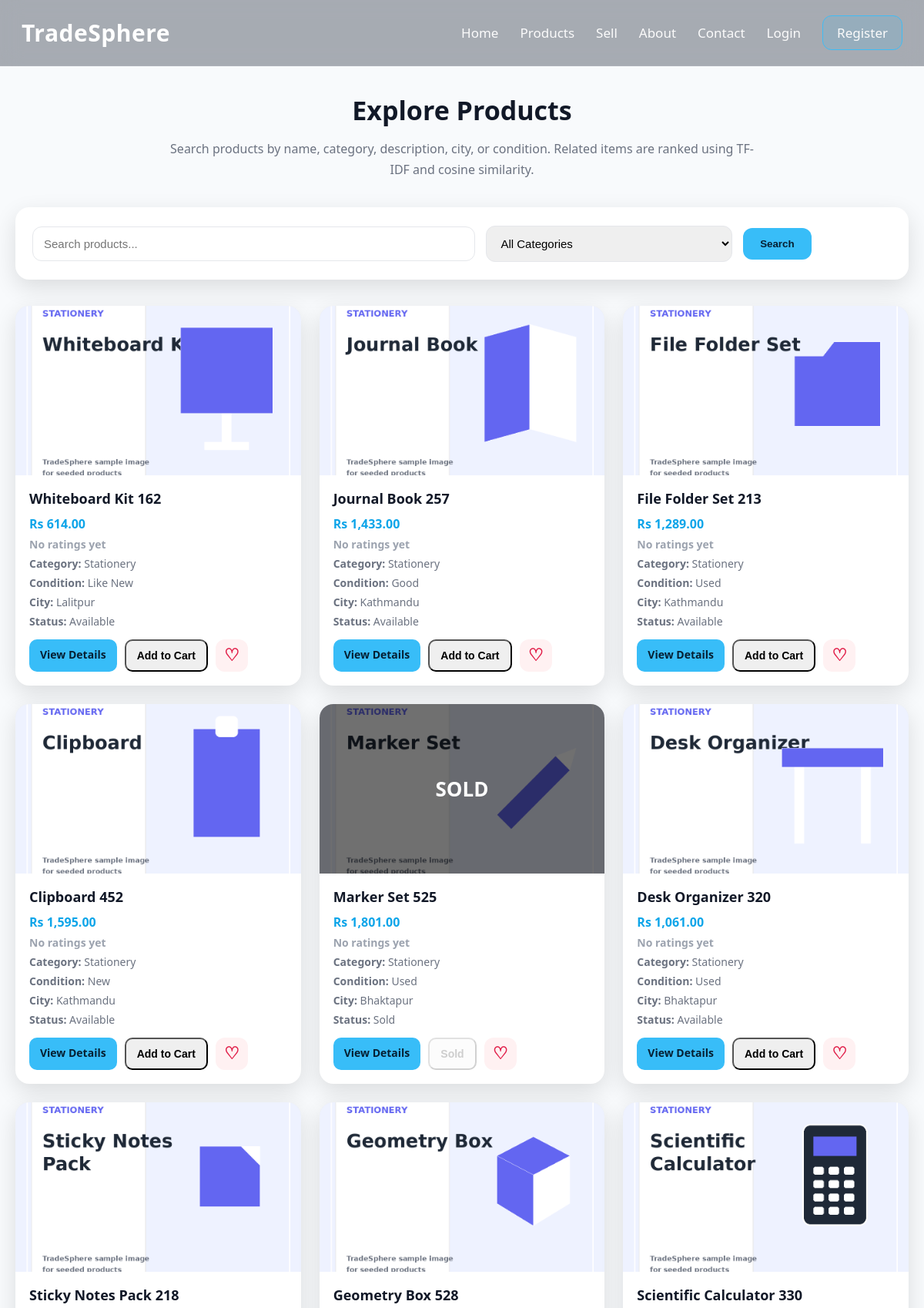
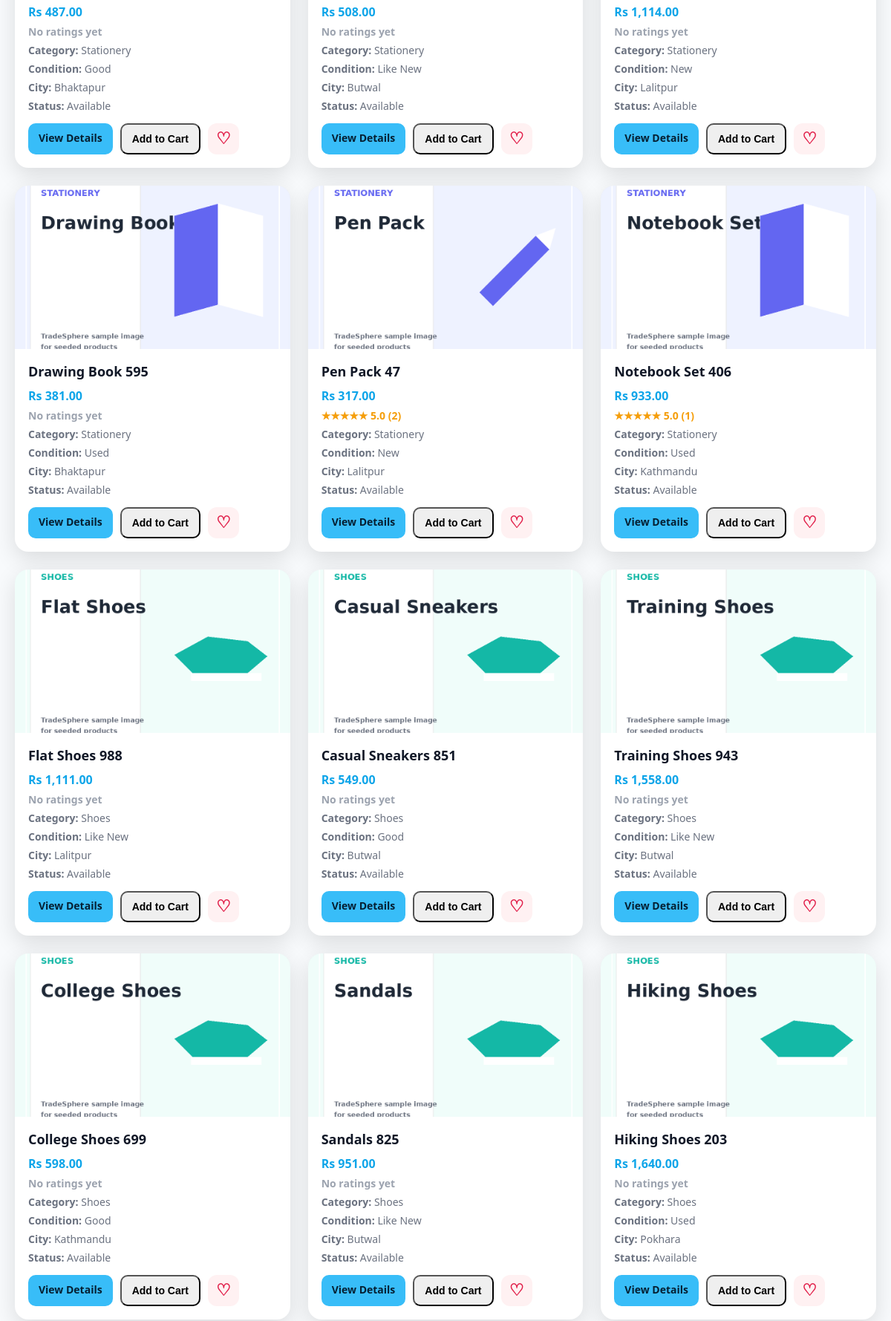
/products.php (upper part), run on the app's committed database (2 pictures, top to bottom).
### tables this page shows
CREATE TABLE `products` (
  `id` int(11) NOT NULL,
  `user_id` int(11) DEFAULT NULL,
  `name` varchar(255) DEFAULT NULL,
  `category_id` int(11) DEFAULT NULL,
  `price` decimal(10,2) DEFAULT NULL,
  `city` varchar(100) DEFAULT NULL,
  `seller_email` varchar(150) DEFAULT NULL,
  `contact_number` varchar(20) DEFAULT NULL,
  `contact_info` varchar(255) DEFAULT NULL,
  `image` varchar(255) DEFAULT NULL,
  `description` text DEFAULT NULL,
  `product_condition` varchar(50) DEFAULT NULL,
  `status` enum('available','sold') DEFAULT 'available',
  `created_at` timestamp NOT NULL DEFAULT current_timestamp(),
  `average_rating` decimal(3,2) NOT NULL DEFAULT 0.00,
  `rating_count` int(11) NOT NULL DEFAULT 0,
  `ai_status` enum('approved','manual_review','skipped') DEFAULT 'skipped',
  `ai_reason` text DEFAULT NULL
);

CREATE TABLE `categories` (
  `id` int(11) NOT NULL,
  `name` varchar(100) NOT NULL
);

### products.php (the view, shortened to what this page needs)
<?php
include "config/db.php";
$search = isset($_GET['search']) ? trim($_GET['search']) : "";
$userId = 0;
$wishlistIds = [];
$cartQuantities = [];
function isWishlistedProducts($productId, $wishlistIds) {
    return in_array((int)$productId, $wishlistIds, true);
}
function renderCardStarsProducts($avgRating) {
    $rounded = (int) round((float)$avgRating);
    return str_repeat("★", $rounded) . str_repeat("☆", 5 - $rounded);
}
$sql = "
    SELECT p.*, c.name AS category_name
    FROM products p
    LEFT JOIN categories c ON p.category_id = c.id
    WHERE 1=1
";
$sql .= " ORDER BY p.id DESC";
$result = $conn->query($sql);
$products = [];
if ($result) {
    while ($row = $result->fetch_assoc()) {
        $products[] = $row;
    }
}
?>
<!DOCTYPE html>
<html lang="en">
<head>
    <link rel="stylesheet" href="css/style.css">
</head>
<body>
<?php include "includes/navbar.php"; ?>
<div class="page-wrap">
    <div class="container">
        <h1 class="section-title">Explore Products</h1>
        <p class="section-subtitle">
            Search products by name, category, description, city, or condition. Related items are ranked using TF-IDF and cosine similarity.
        </p>
        <div class="search-filter-box">
            <form method="GET" action="products.php" class="search-form" id="browseSearchForm">
                <div class="search-group">
                    <div class="search-box-wrap">
                        <input
                            type="text"
                            id="searchInput"
                            name="search"
                            placeholder="Search products..."
                            value="<?php echo htmlspecialchars($search); ?>"
                            autocomplete="off"
                        >
                    </div>
                </div>
                <div class="search-group">
                    <select name="category_id">
                        <option value="">All Categories</option>
                    </select>
                </div>
                <button type="submit" class="btn btn-primary">Search</button>
                <a href="products.php" class="btn btn-secondary reset-btn">Reset</a>
            </form>
        </div>
        <?php if (!empty($products)): ?>
            <div class="products-grid">
                <?php foreach ($products as $row): ?>
                    <div class="product-card clickable-card" onclick="window.location.href='product_details.php?id=<?php echo (int)$row['id']; ?>'">
                        <div class="product-image-wrap">
                            <img src="uploads/<?php echo htmlspecialchars($row['image']); ?>" alt="Product Image">
                            <?php if ($row['status'] === 'sold'): ?>
                                <div class="sold-badge">SOLD</div>
                            <?php endif; ?>
                        </div>
                        <div class="product-body">
                            <h3><?php echo htmlspecialchars($row['name']); ?></h3>
                            <p class="price">Rs <?php echo number_format((float)$row['price'], 2); ?></p>
                            <?php if ((int)($row['rating_count'] ?? 0) > 0): ?>
                                <p class="rating-line">
                                    <?php echo renderCardStarsProducts($row['average_rating'] ?? 0); ?>
                                    <?php echo number_format((float)($row['average_rating'] ?? 0), 1); ?>
                                    (<?php echo (int)$row['rating_count']; ?>)
                                </p>
                            <?php else: ?>
                                <p class="rating-line empty">No ratings yet</p>
                            <?php endif; ?>
                            <p class="meta"><strong>Category:</strong> <?php echo htmlspecialchars($row['category_name']); ?></p>
                            <p class="meta"><strong>Condition:</strong> <?php echo htmlspecialchars($row['product_condition']); ?></p>
                            <p class="meta"><strong>City:</strong> <?php echo htmlspecialchars($row['city']); ?></p>
                            <p class="meta"><strong>Status:</strong> <?php echo htmlspecialchars(ucfirst($row['status'])); ?></p>
                            <div class="product-actions" style="display:flex; gap:10px; flex-wrap:wrap;">
                                <a href="product_details.php?id=<?php echo (int)$row['id']; ?>" class="small-btn primary" onclick="event.stopPropagation();">View Details</a>
                                <?php if ($userId > 0 && (int)$row['user_id'] === $userId): ?>
                                    <button type="button" class="small-btn dark disabled-btn" disabled title="This is your own listing">
                                        Your Listing
                                    </button>
                                <?php elseif ($row['status'] !== 'sold'): ?>
                                    <?php $cardCartQty = $cartQuantities[(int)$row['id']] ?? 0; ?>
                                    <button
                                        type="button"
                                        class="small-btn dark"
                                        data-product-add-button="<?php echo (int)$row['id']; ?>"
                                        style="<?php echo $cardCartQty > 0 ? 'display:none;' : ''; ?>"
                                        onclick="event.stopPropagation(); addToCartFromBrowse(<?php echo (int)$row['id']; ?>)"
                                    >
                                        Add to Cart
                                    </button>
                                <?php else: ?>
                                    <button type="button" class="small-btn dark" disabled style="opacity:0.65; cursor:not-allowed;">Sold</button>
                                <?php endif; ?>
                                <?php if (!($userId > 0 && (int)$row['user_id'] === $userId)): ?>
                                    <button
                                        type="button"
                                        class="wishlist-icon-btn <?php echo isWishlistedProducts($row['id'], $wishlistIds) ? 'active' : ''; ?>"
                                        onclick="event.stopPropagation(); toggleWishlist(<?php echo (int)$row['id']; ?>, this)"
                                        title="<?php echo isWishlistedProducts($row['id'], $wishlistIds) ? 'Remove from wishlist' : 'Add to wishlist'; ?>"
                                    >
                                        <?php echo isWishlistedProducts($row['id'], $wishlistIds) ? '♥' : '♡'; ?>
                                    </button>
                                <?php endif; ?>
                            </div>
                        </div>
                    </div>
                <?php endforeach; ?>
            </div>
        <?php else: ?>
            <p class="empty-state">No matching products found.</p>
        <?php endif; ?>
    </div>
</div>
</body>
</html>

### css/style.css (style rules this page uses)
* { margin: 0; padding: 0; box-sizing: border-box; }
:root { --bg-dark: #0f172a; --bg-darker: #020617; --card: #ffffff; --text: #111827; --muted: #6b7280; --line: #e5e7eb; --primary: #38bdf8; --primary-dark: #0ea5e9; --shadow: 0 10px 30px rgba(0,0,0,0.12); }
html { scroll-behavior: smooth; }
body { font-family: "Segoe UI", Arial, sans-serif; background: #f8fafc; color: var(--text); }
.page-wrap { min-height: 100vh; padding-top: 120px; padding-bottom: 50px; }
.container { max-width: 1200px; margin: auto; padding: 0 20px; }
.btn { display: inline-block; text-decoration: none; padding: 13px 22px; border-radius: 12px; font-weight: 600; transition: 0.2s ease; border: none; cursor: pointer; }
.btn-primary { background: var(--primary); color: #062033; }
.btn-secondary { background: rgba(255,255,255,0.12); color: white; border: 1px solid rgba(255,255,255,0.2); }
.section-title { font-size: 34px; text-align: center; margin-bottom: 14px; }
.section-subtitle { text-align: center; color: var(--muted); max-width: 760px; margin: 0 auto 35px; line-height: 1.7; }
.products-grid { display: grid; grid-template-columns: repeat(3, minmax(0,1fr)); gap: 24px; }
.product-card { background: white; border-radius: 18px; overflow: hidden; box-shadow: var(--shadow); transition: transform 0.2s ease; position: relative; }
.product-image-wrap { position: relative; height: 220px; background: #e5e7eb; }
.product-image-wrap img { width: 100%; height: 100%; object-fit: cover; }
.sold-badge { position: absolute; inset: 0; background: rgba(0,0,0,0.56); color: white; display: flex; align-items: center; justify-content: center; font-size: 26px; font-weight: 700; }
.product-body { padding: 18px; }
.product-body h3 { font-size: 18px; margin-bottom: 10px; }
.price { color: var(--primary-dark); font-weight: 700; margin-bottom: 6px; }
.meta { color: var(--muted); font-size: 14px; margin-bottom: 6px; }
.product-actions { margin-top: 14px; display: flex; gap: 10px; flex-wrap: wrap; }
.small-btn { text-decoration: none; padding: 10px 14px; border-radius: 10px; font-size: 14px; font-weight: 600; display: inline-block; }
.small-btn.primary { background: var(--primary); color: #062033; }
.search-filter-box { background: white; padding: 22px; border-radius: 18px; box-shadow: var(--shadow); margin-bottom: 34px; }
.search-form { display: grid; grid-template-columns: 1.8fr 1fr auto auto; gap: 14px; align-items: center; }
.search-group input, .search-group select { width: 100%; padding: 13px 14px; border: 1px solid var(--line); border-radius: 12px; font-size: 15px; outline: none; }
.reset-btn { text-align: center; }
* { box-sizing: border-box; }
html, body { max-width: 100%; overflow-x: hidden; }
img { max-width: 100%; height: auto; }

### products.php (style rules this page uses)
.search-box-wrap { position: relative; width: 100%; }
.wishlist-icon-btn { width: 42px; height: 42px; border: none; border-radius: 12px; background: #fff1f2; color: #e11d48; font-size: 22px; font-weight: 700; cursor: pointer; display: inline-flex; align-items: center; justify-content: center; transition: 0.2s ease; }
.rating-line { color: #f59e0b; font-weight: 700; margin-bottom: 6px; font-size: 14px; }
.rating-line.empty { color: #9ca3af; font-weight: 600; }
.clickable-card { cursor:pointer; transition:0.25s ease; }

### data on the page
products: image (picture), name "Whiteboard Kit 162", price "614.00", rating_count "No ratings yet", category.name "Stationery", product_condition "Like New", city "Lalitpur", status "Available"
products: image (picture), name "Journal Book 257", price "1,433.00", rating_count "No ratings yet", category.name "Stationery", product_condition "Good", city "Kathmandu", status "Available"
products: image (picture), name "File Folder Set 213", price "1,289.00", rating_count "No ratings yet", category.name "Stationery", product_condition "Used", city "Kathmandu", status "Available"
products: image (picture), name "Clipboard 452", price "1,595.00", rating_count "No ratings yet", category.name "Stationery", product_condition "New", city "Kathmandu", status "Available"
products: image (picture), shows "SOLD", name "Marker Set 525", price "1,801.00", rating_count "No ratings yet", category.name "Stationery", product_condition "Used", city "Bhaktapur", status "Sold"
products: image (picture), name "Desk Organizer 320", price "1,061.00", rating_count "No ratings yet", category.name "Stationery", product_condition "Used", city "Bhaktapur", status "Available"
products: image (picture), name "Sticky Notes Pack 218", price "487.00", rating_count "No ratings yet", category.name "Stationery", product_condition "Good", city "Bhaktapur", status "Available"
products: image (picture), name "Geometry Box 528", price "508.00", rating_count "No ratings yet", category.name "Stationery", product_condition "Like New", city "Butwal", status "Available"
products: image (picture), name "Scientific Calculator 330", price "1,114.00", rating_count "No ratings yet", category.name "Stationery", product_condition "New", city "Lalitpur", status "Available"
products: image (picture), name "Drawing Book 595", price "381.00", rating_count "No ratings yet", category.name "Stationery", product_condition "Used", city "Bhaktapur", status "Available"
products: image (picture), name "Pen Pack 47", price "317.00", average_rating "★★★★★", average_rating "5.0", rating_count "2", category.name "Stationery", product_condition "New", city "Lalitpur", status "Available"
products: image (picture), name "Notebook Set 406", price "933.00", average_rating "★★★★★", average_rating "5.0", rating_count "1", category.name "Stationery", product_condition "Used", city "Kathmandu", status "Available"
products: image (picture), name "Flat Shoes 988", price "1,111.00", rating_count "No ratings yet", category.name "Shoes", product_condition "Like New", city "Lalitpur", status "Available"
products: image (picture), name "Casual Sneakers 851", price "549.00", rating_count "No ratings yet", category.name "Shoes", product_condition "Good", city "Butwal", status "Available"
products: image (picture), name "Training Shoes 943", price "1,558.00", rating_count "No ratings yet", category.name "Shoes", product_condition "Like New", city "Butwal", status "Available"
products: image (picture), name "College Shoes 699", price "598.00", rating_count "No ratings yet", category.name "Shoes", product_condition "Good", city "Kathmandu", status "Available"
products: image (picture), name "Sandals 825", price "951.00", rating_count "No ratings yet", category.name "Shoes", product_condition "Like New", city "Butwal", status "Available"
products: image (picture), name "Hiking Shoes 203", price "1,640.00", rating_count "No ratings yet", category.name "Shoes", product_condition "Used", city "Pokhara", status "Available"
